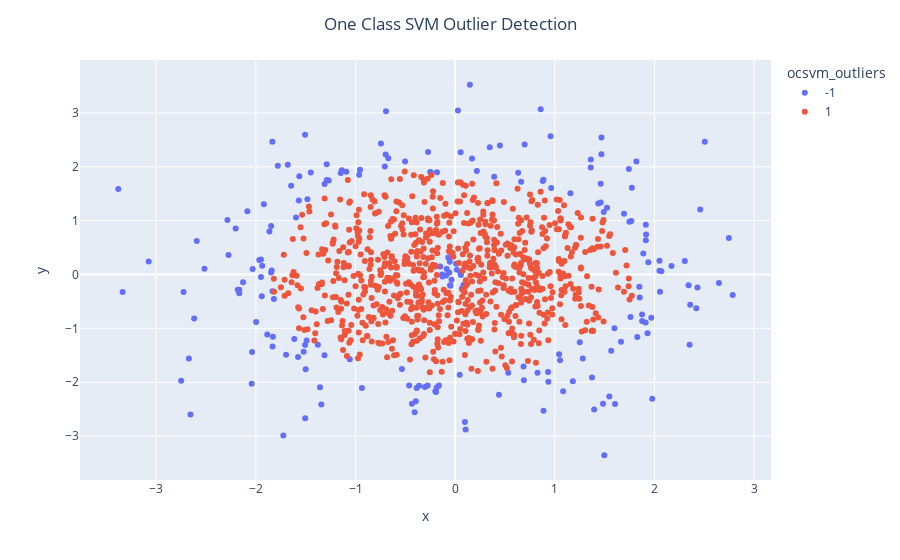

The notebook cell saved with this chart:
### Code cell
scatter_plot(xy_data, "x", "y", "ocsvm_outliers",
             "One Class SVM Outlier Detection")
# The outliers is the blue one

### Figure 1 — Plotly figure (JSON) as saved in the notebook; plotly's stock layout.template omitted (floating-point values rounded to 4 significant figures; data arrays with more than 128 entries replaced by an {"elided": "..."} marker saying what was removed)
{"data": [{"hovertemplate": "ocsvm_outliers=-1<br>x=%{x}<br>y=%{y}<extra></extra>", "legendgroup": "-1", "marker": {"color": "#636efa", "symbol": "circle"}, "mode": "markers", "name": "-1", "orientation": "v", "showlegend": true, "type": "scatter", "x": {"elided": "201 float values"}, "xaxis": "x", "y": {"elided": "201 float values"}, "yaxis": "y"}, {"hovertemplate": "ocsvm_outliers=1<br>x=%{x}<br>y=%{y}<extra></extra>", "legendgroup": "1", "marker": {"color": "#EF553B", "symbol": "circle"}, "mode": "markers", "name": "1", "orientation": "v", "showlegend": true, "type": "scatter", "x": {"elided": "799 float values"}, "xaxis": "x", "y": {"elided": "799 float values"}, "yaxis": "y"}], "layout": {"legend": {"title": {"text": "ocsvm_outliers"}, "tracegroupgap": 0}, "margin": {"t": 60}, "title": {"text": "One Class SVM Outlier Detection", "x": 0.5}, "xaxis": {"anchor": "y", "domain": [0, 1], "title": {"text": "x"}}, "yaxis": {"anchor": "x", "domain": [0, 1], "title": {"text": "y"}}}}
